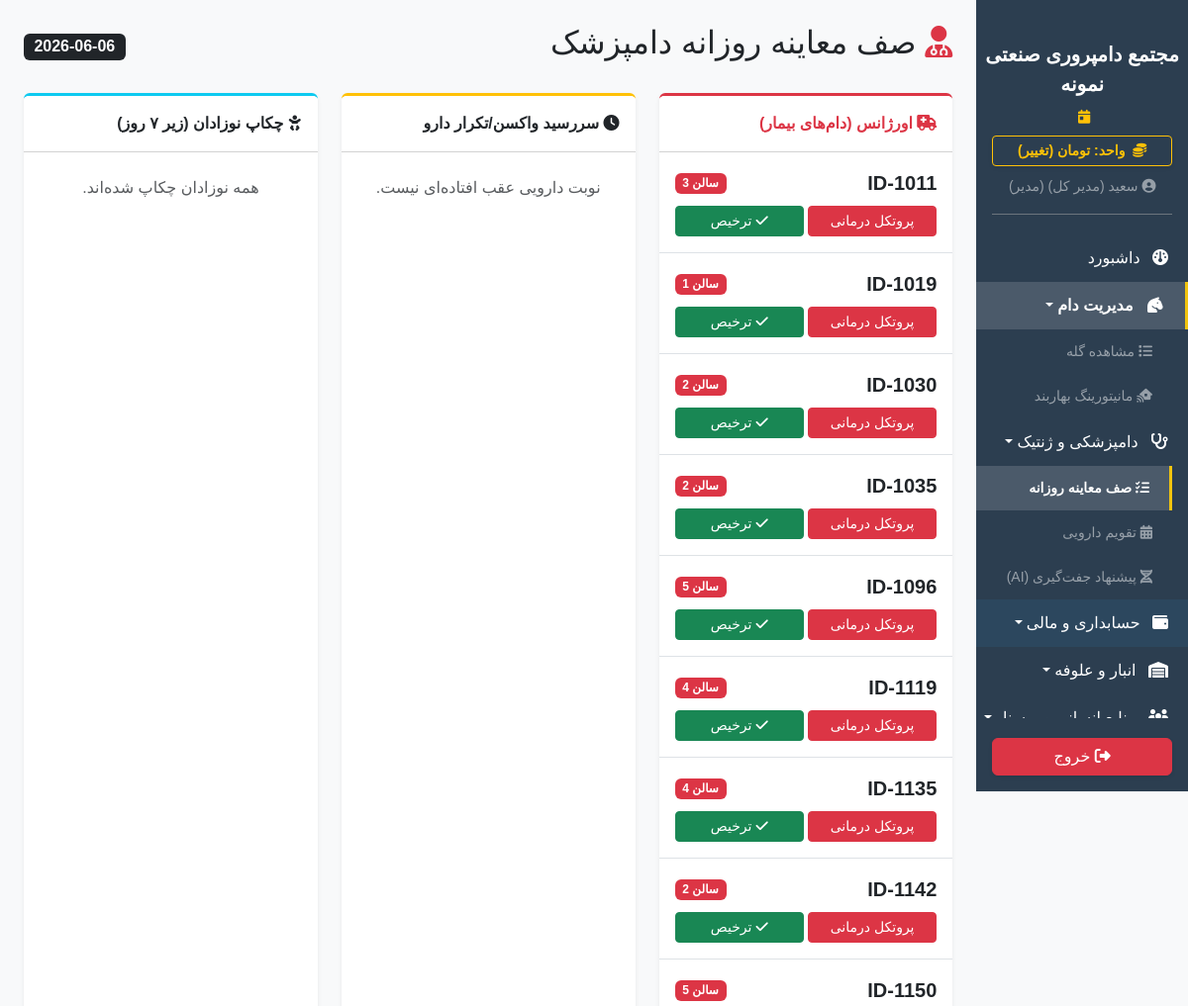
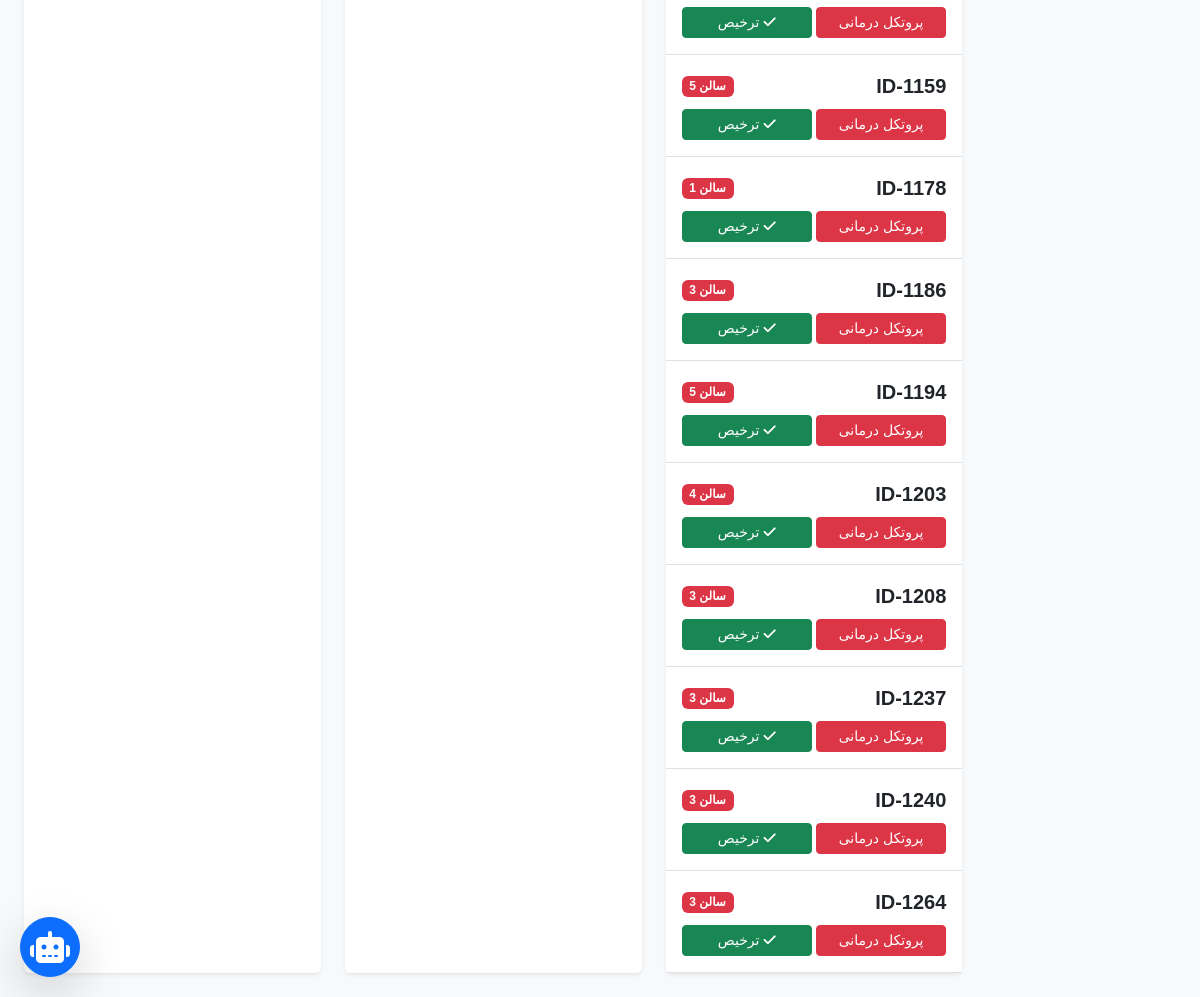
The page /livestock/vet_queue (signed in) on the database as committed earlier (2 pictures, top to bottom).
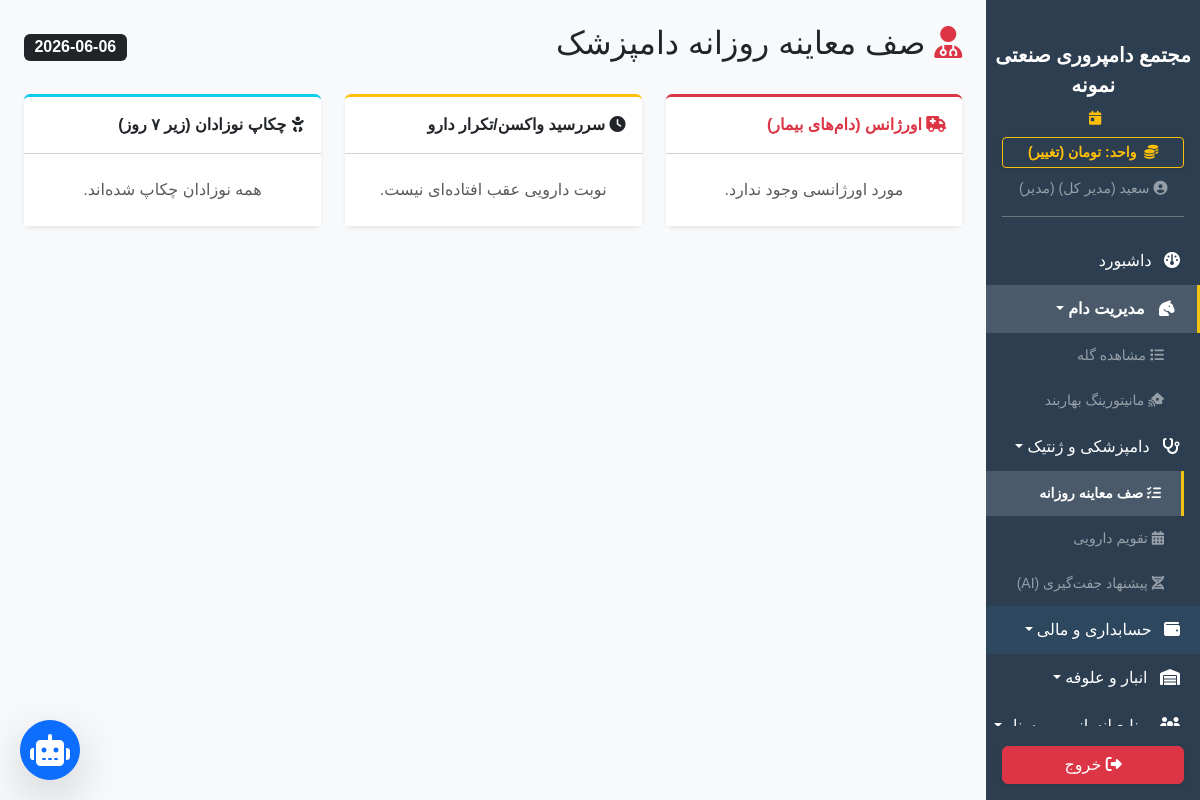
The same page on the database as committed later.
### app/models.py (models this page shows)
class SystemSetting(db.Model):
    id = db.Column(db.Integer, primary_key=True)
    key = db.Column(db.String(50), unique=True, nullable=False)
    value = db.Column(db.String(255), nullable=False)
    description = db.Column(db.String(255), nullable=True)

class Sheep(db.Model):
    id = db.Column(db.Integer, primary_key=True)
    ear_tag = db.Column(db.String(50), unique=True, nullable=False)
    breed = db.Column(db.String(50), nullable=True)
    gender = db.Column(db.String(20), nullable=False)
    birth_date = db.Column(db.Date, nullable=True)
    entry_date = db.Column(db.DateTime, default=datetime.utcnow)
    weight = db.Column(Numeric(18, 2), nullable=True)
    purchase_price = db.Column(Numeric(18, 2), default=0.0)
    last_heat_date = db.Column(db.Date, nullable=True)
    target_weight = db.Column(Numeric(18, 2), nullable=True)
    sale_price = db.Column(Numeric(18, 2), default=0.0)
    sale_date = db.Column(db.Date, nullable=True)
    buyer_category_id = db.Column(db.Integer, db.ForeignKey('buyer_category.id'), nullable=True)
    buyer_category = db.relationship('BuyerCategory', backref='sold_sheeps')
    status = db.Column(db.String(50), default='زنده و سالم')
    purpose = db.Column(db.String(50), nullable=True)
    qr_code_path = db.Column(db.String(200), nullable=True)
    death_reason = db.Column(db.String(200), nullable=True)
    is_starred = db.Column(db.Boolean, default=False)
    mother_id = db.Column(db.Integer, db.ForeignKey('sheep.id', ondelete='SET NULL'), nullable=True, index=True)
    father_id = db.Column(db.Integer, db.ForeignKey('sheep.id', ondelete='SET NULL'), nullable=True, index=True)
    feed_ration_id = db.Column(db.Integer, db.ForeignKey('feed_ration.id', ondelete='SET NULL'), nullable=True, index=True)
    pen_id = db.Column(db.Integer, db.ForeignKey('pen.id', ondelete='SET NULL'), nullable=True, index=True)
    ration = db.relationship('FeedRation', backref='sheep_list')
    weight_records = db.relationship('WeightRecord', backref='sheep', lazy=True, cascade="all, delete-orphan")
    medical_records = db.relationship('MedicalRecord', backref='sheep', lazy=True, cascade="all, delete-orphan")
    birth_records = db.relationship('BirthRecord', foreign_keys='BirthRecord.mother_id', backref='mother', lazy=True, cascade="all, delete-orphan")
    lactation_records = db.relationship('LactationRecord', backref='sheep', lazy=True, cascade="all, delete-orphan")

class Pen(db.Model):
    id = db.Column(db.Integer, primary_key=True)
    name = db.Column(db.String(100), nullable=False)
    capacity = db.Column(db.Integer, default=50)
    pen_type = db.Column(db.String(50), nullable=False)
    sheep_list = db.relationship('Sheep', backref='pen', lazy=True)

### app/blueprints/livestock.py (the view)
@livestock_bp.route('/vet_queue')
def vet_queue():
    today = datetime.now(UTC).date()
    today = datetime.now(UTC).date()
    sick_sheep = Sheep.query.filter_by(status='بیمار').all()
    due_meds = MedicalRecord.query.filter(MedicalRecord.next_date != None, MedicalRecord.next_date <= today).all()
    due_ids = [m.sheep_id for m in due_meds]
    med_sheep = Sheep.query.filter(Sheep.id.in_(due_ids)).all() if due_ids else []
    newborns = [s for s in Sheep.query.filter(Sheep.birth_date >= today - timedelta(days=7)).all() if not MedicalRecord.query.filter_by(sheep_id=s.id, medicine_name="چکاپ سلامت نوزاد").first()]
    return render_template('livestock/vet_queue.html', sick_sheep=sick_sheep, med_sheep=med_sheep, newborns=newborns, templates=TreatmentTemplate.query.all(), today=today)

### app/__init__.py (called while the page is built)
def get_system_setting(key, default):
    from app.models import SystemSetting
    s = SystemSetting.query.filter_by(key=key).first()
    return s.value if s else default

### app/blueprints/dashboard.py (called while the page is built)
@dashboard_bp.app_context_processor
def inject_settings():
    try:
        all_settings = {s.key: s.value for s in SystemSetting.query.all()}
    except:
        all_settings = {}
    return dict(system_settings=all_settings)

### app/templates/livestock/vet_queue.html (shortened to what the changed rows need)
{% extends 'base.html' %}
{% block content %}
<div class="d-flex justify-content-between align-items-center mb-4">
    <h2><i class="fa-solid fa-user-doctor text-danger"></i> صف معاینه روزانه دامپزشک</h2>
</div>
<div class="row g-4">
    <div class="col-lg-4">
        <div class="card border-0 shadow-sm border-top border-danger border-3 h-100">
            <div class="card-body p-0">
                <ul class="list-group list-group-flush">
                    {% for sheep in sick_sheep %}
                    <li class="list-group-item py-3">
                        <div class="d-flex justify-content-between align-items-center mb-2">
                            <span class="fw-bold fs-5">{{ sheep.ear_tag }}</span>
                            <span class="badge bg-danger">{{ sheep.pen.name if sheep.pen else 'بهاربند نامشخص' }}</span>
                        </div>
                        <div class="d-flex gap-1 mt-2">
                            <button class="btn btn-sm btn-danger w-50" data-bs-toggle="modal" data-bs-target="#protocolModal{{ sheep.id }}">پروتکل درمانی</button>
                            <a href="{{ url_for('livestock.mark_healthy', id=sheep.id) }}" class="btn btn-sm btn-success w-50" onclick="return confirm('دام به عنوان سالم ترخیص شود؟')"><i class="fa-solid fa-check"></i> ترخیص</a>
                        </div>
                    </li>
                    {% else %}
                    <li class="list-group-item text-center py-4 text-muted">مورد اورژانسی وجود ندارد.</li>
                    {% endfor %}
                </ul>
            </div>
        </div>
    </div>
</div>
{% endblock %}

### app/templates/base.html (shortened to what the changed rows need)
<!DOCTYPE html>
<html lang="fa" dir="rtl">
<head>
    <link href="https://cdn.jsdelivr.net/gh/rastikerdar/vazirmatn@v33.003/Vazirmatn-font-face.css" rel="stylesheet">
    <link rel="stylesheet" href="https://unpkg.com/persian-datepicker@1.2.0/dist/css/persian-datepicker.min.css">
    <link rel="stylesheet" href="https://cdn.jsdelivr.net/npm/bootstrap@5.3.2/dist/css/bootstrap.rtl.min.css">
    <link rel="stylesheet" href="https://cdnjs.cloudflare.com/ajax/libs/font-awesome/6.4.2/css/all.min.css">
    <link rel="stylesheet" href="{{ url_for('static', filename='css/style.css') }}">
</head>
<body>
    <div class="d-flex" id="wrapper">
        <div class="sidebar-bg d-flex flex-column" id="sidebar-wrapper">
            <div class="px-3 mb-2">
                <a href="{{ url_for('dashboard.toggle_currency') }}" class="btn btn-sm btn-outline-warning w-100 fw-bold shadow-sm">
                    <i class="fa-solid fa-coins me-1"></i> واحد: {{ get_system_currency_from_settings() }} (تغییر)
                </a>
            </div>
        </div>
        <div id="page-content-wrapper" class="w-100 bg-light" style="overflow-x: hidden;">
            <div class="container-fluid p-4">{% block content %}{% endblock %}</div>
        </div>
    </div>
</body>
</html>

Rows that differ between the two databases and show on the page:
no longer on this page (row edited): Sheep: ear_tag "ID-1011", pen "سالن 3"
no longer on this page (row edited): Sheep: ear_tag "ID-1019", pen "سالن 1"
removed Sheep: ear_tag "ID-1030", pen "سالن 2"
removed Sheep: ear_tag "ID-1035", pen "سالن 2"
removed Sheep: ear_tag "ID-1096", pen "سالن 5"
removed Sheep: ear_tag "ID-1119", pen "سالن 4"
removed Sheep: ear_tag "ID-1135", pen "سالن 4"
removed Sheep: ear_tag "ID-1142", pen "سالن 2"
removed Sheep: ear_tag "ID-1150", pen "سالن 5"
removed Sheep: ear_tag "ID-1159", pen "سالن 5"
removed Sheep: ear_tag "ID-1178", pen "سالن 1"
removed Sheep: ear_tag "ID-1186", pen "سالن 3"
removed Sheep: ear_tag "ID-1194", pen "سالن 5"
removed Sheep: ear_tag "ID-1203", pen "سالن 4"
removed Sheep: ear_tag "ID-1208", pen "سالن 3"
removed Sheep: ear_tag "ID-1237", pen "سالن 3"
removed Sheep: ear_tag "ID-1240", pen "سالن 3"
removed Sheep: ear_tag "ID-1264", pen "سالن 3"
Other text that changed with them:
text now shown: "مورد اورژانسی وجود ندارد."
